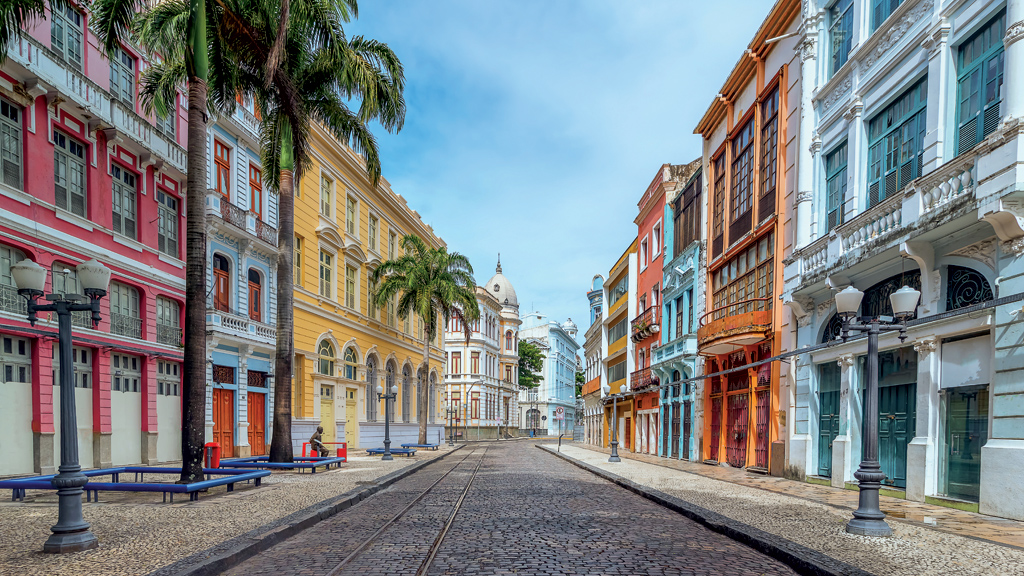
#> input picture img (1).jpg, 1024 x 576 px, found by its file name
$ jupyter execute Dimensionality_Reduction_in_Images_NeuralNetworks.ipynb   (shell and % lines are left out)
#> lines starting #> are read from the running program, lines starting #| are printed output that depends on the picture; after the words box and inside, x2 and y2 are one past the last pixel; in counts of white or black regions, pixels touching at a corner belong together
<a href="https://colab.research.google.com/github/gBmoN/Dimensionality-Reduction-in-Images-NeuralNetworks/blob/main/Dimensionality_Reduction_in_Images_NeuralNetworks.ipynb" target="_parent"></a>

# **Dimensionality Reduction in Images for Neural Networks**
---
## Python implementation to transform a color image to gray levels (0 to 255) and to binarized (0 and 255), black and white

[cell 1]
import numpy as np
import matplotlib.pyplot as plt
import math
import skimage
import skimage.io
from skimage import filters

[cell 2]
image_data = '/content/Dimensionality-Reduction-in-Images-NeuralNetworks/img (1).jpg'
image = skimage.io.imread(image_data)
#> image is the input picture: shape (576, 1024, 3); mean R, G, B 125, 129.6, 130.9
plt.figure(figsize=(10,10))
plt.imshow(image)

## Conversion to grayscale

[cell 3]
image_r = image[:,:,0]
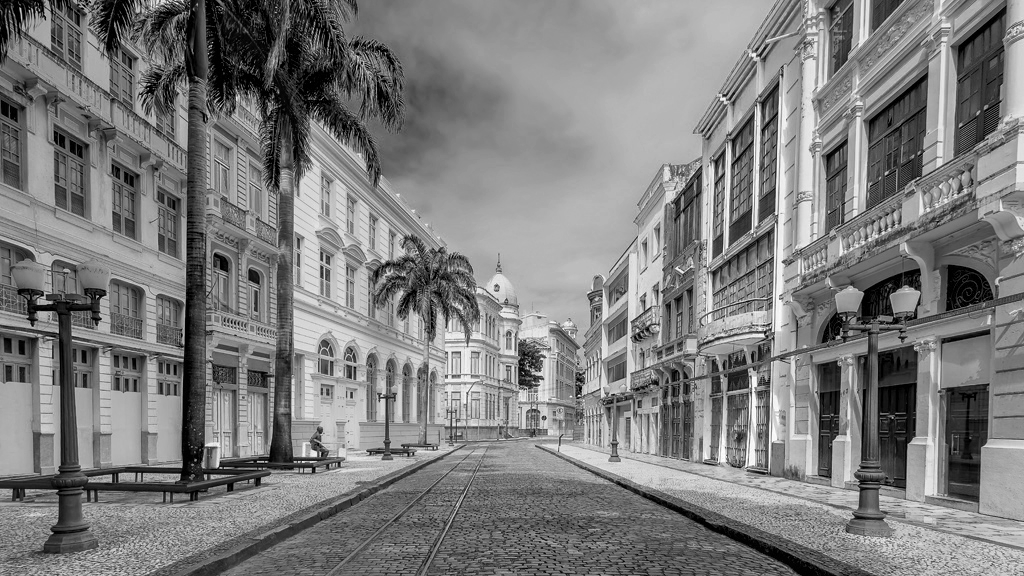
#> image_r: shape (576, 1024); min 0, max 255, mean 125
image_g = image[:,:,1]
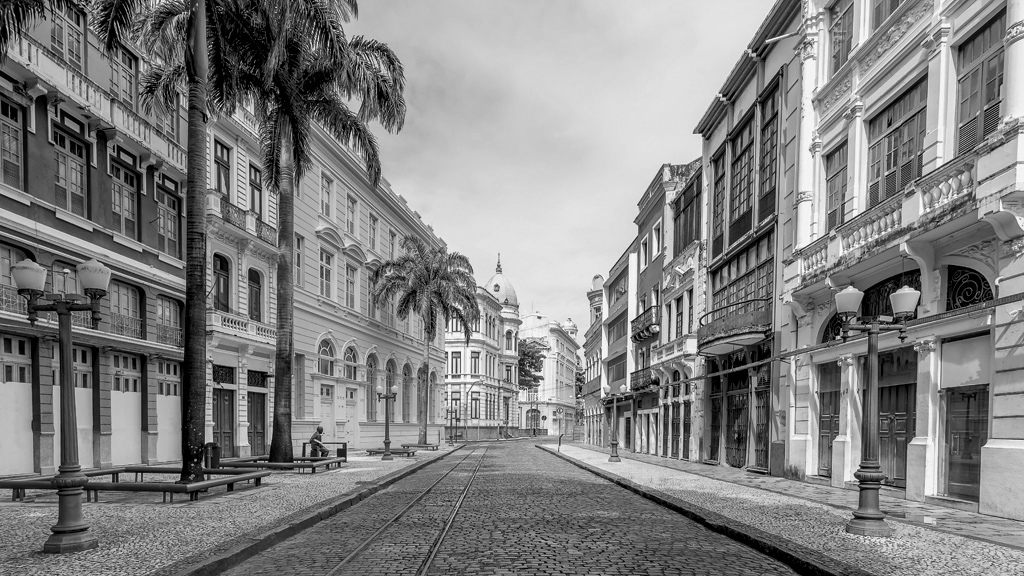
#> image_g: shape (576, 1024); min 0, max 255, mean 129.6
image_b = image[:,:,2]
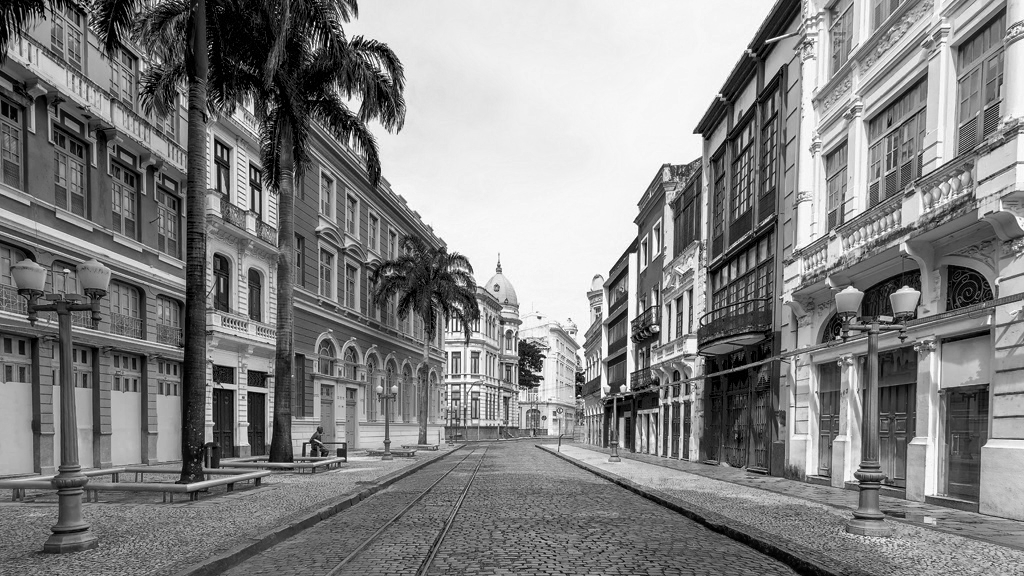
#> image_b: shape (576, 1024); min 0, max 255, mean 130.9
gray_image = np.ceil((image_r + image_g + image_b) / 3)
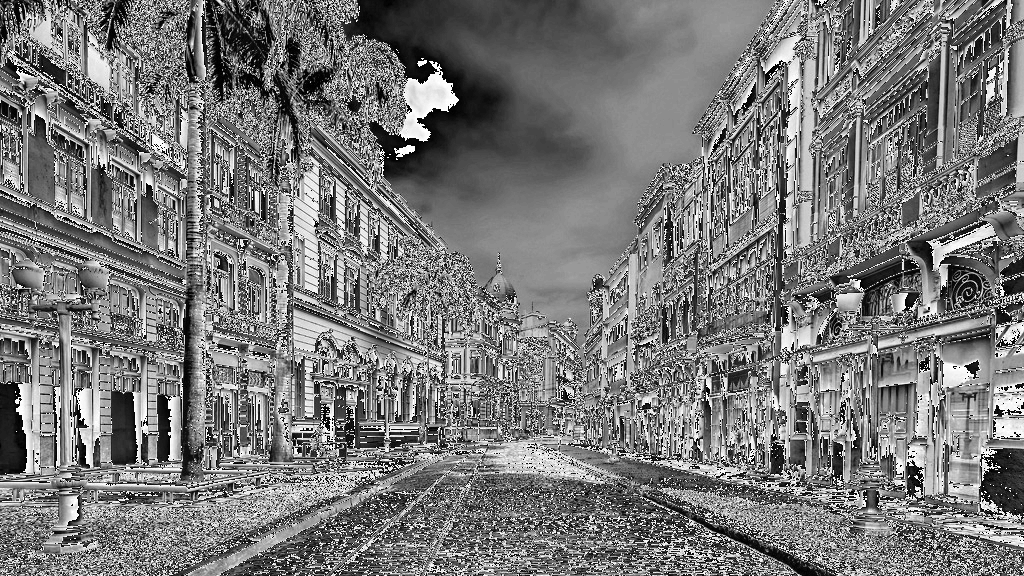
#> gray_image: shape (576, 1024) float64; min 0, max 85, mean 40.2; drawn with min black and max white
plt.imshow(gray_image, cmap='gray')

def convert_to_gray(image, luma=False):
#> called with luma = False
    if luma:
        params = [0.299, 0.589, 0.114]
    else:
        params = [0.2125, 0.7154, 0.0721]
    gray_image = np.ceil(np.dot(image[...,:3], params))

    gray_image[gray_image > 255] = 255

    return gray_image

new_image = convert_to_gray(image, luma=False)
plt.figure(figsize=(10,10))
plt.imshow(new_image, cmap='gray')

## Conversion to Binary

[cell 4]
threshold1 = filters.threshold_otsu(image)
#> threshold1 = 130
from IPython.core.pylabtools import figsize
binarized= (new_image > threshold1)*1
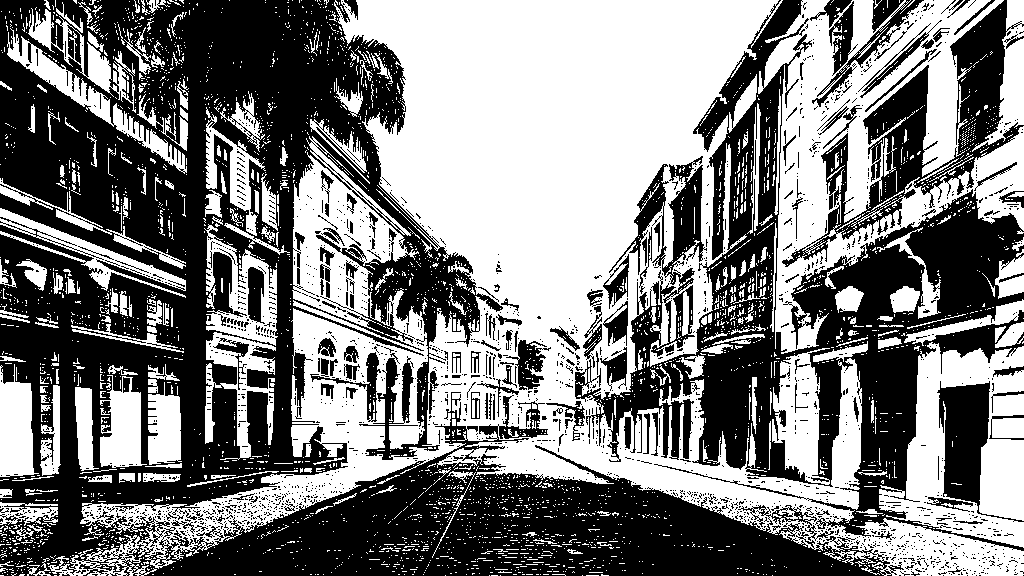
#> binarized: shape (576, 1024) int64; values 0 (black) and 1 (white), 49.5% white; 3418 white regions (3150 under 20 px), largest, box (x1, y1, x2, y2) and area: (48, 0, 1024, 576) 171292, (758, 0, 1024, 354) 34514, (879, 342, 1024, 548) 15203
plt.figure(figsize=(10,10))
plt.imshow(binarized, cmap = "gray")
